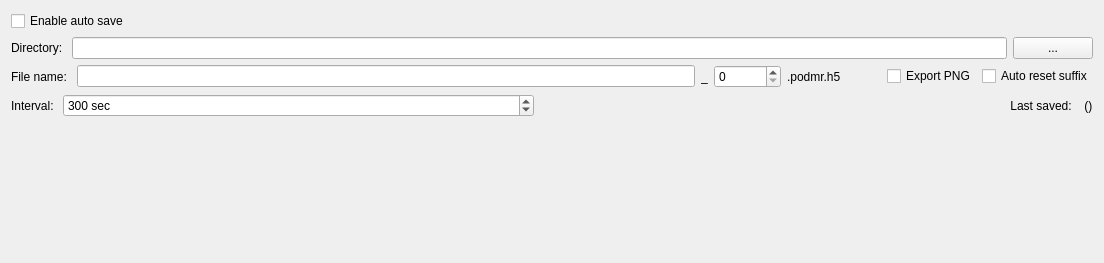
<?xml version="1.0" encoding="UTF-8"?>
<ui version="4.0">
 <class>PODMRAutoSave</class>
 <widget class="QWidget" name="PODMRAutoSave">
  <property name="geometry">
   <rect>
    <x>0</x>
    <y>0</y>
    <width>1104</width>
    <height>263</height>
   </rect>
  </property>
  <property name="windowTitle">
   <string>Form</string>
  </property>
  <layout class="QVBoxLayout" name="verticalLayout">
   <item>
    <widget class="QCheckBox" name="enableBox">
     <property name="text">
      <string>Enable auto save</string>
     </property>
    </widget>
   </item>
   <item>
    <layout class="QHBoxLayout" name="horizontalLayout_4">
     <item>
      <widget class="QLabel" name="label_4">
       <property name="text">
        <string>Directory: </string>
       </property>
      </widget>
     </item>
     <item>
      <widget class="QLineEdit" name="dirEdit"/>
     </item>
     <item>
      <widget class="QPushButton" name="browseButton">
       <property name="text">
        <string>...</string>
       </property>
      </widget>
     </item>
    </layout>
   </item>
   <item>
    <layout class="QHBoxLayout" name="horizontalLayout_5">
     <item>
      <widget class="QLabel" name="label_10">
       <property name="text">
        <string>File name: </string>
       </property>
      </widget>
     </item>
     <item>
      <widget class="QLineEdit" name="fnEdit"/>
     </item>
     <item>
      <widget class="QLabel" name="label_11">
       <property name="text">
        <string>_</string>
       </property>
      </widget>
     </item>
     <item>
      <widget class="QSpinBox" name="suffixBox">
       <property name="maximum">
        <number>999999999</number>
       </property>
      </widget>
     </item>
     <item>
      <widget class="QLabel" name="extLabel">
       <property name="text">
        <string>.podmr.h5</string>
       </property>
      </widget>
     </item>
     <item>
      <spacer name="horizontalSpacer_5">
       <property name="orientation">
        <enum>Qt::Horizontal</enum>
       </property>
       <property name="sizeType">
        <enum>QSizePolicy::Minimum</enum>
       </property>
       <property name="sizeHint" stdset="0">
        <size>
         <width>40</width>
         <height>20</height>
        </size>
       </property>
      </spacer>
     </item>
     <item>
      <widget class="QCheckBox" name="exportPngBox">
       <property name="text">
        <string>Export PNG</string>
       </property>
      </widget>
     </item>
     <item>
      <widget class="QCheckBox" name="resetBox">
       <property name="text">
        <string>Auto reset suffix</string>
       </property>
      </widget>
     </item>
    </layout>
   </item>
   <item>
    <layout class="QHBoxLayout" name="horizontalLayout_6">
     <item>
      <widget class="QLabel" name="label_13">
       <property name="text">
        <string>Interval: </string>
       </property>
      </widget>
     </item>
     <item>
      <widget class="QSpinBox" name="intervalBox">
       <property name="sizePolicy">
        <sizepolicy hsizetype="MinimumExpanding" vsizetype="Fixed">
         <horstretch>0</horstretch>
         <verstretch>0</verstretch>
        </sizepolicy>
       </property>
       <property name="suffix">
        <string> sec</string>
       </property>
       <property name="minimum">
        <number>1</number>
       </property>
       <property name="maximum">
        <number>999999999</number>
       </property>
       <property name="value">
        <number>300</number>
       </property>
      </widget>
     </item>
     <item>
      <spacer name="horizontalSpacer_4">
       <property name="orientation">
        <enum>Qt::Horizontal</enum>
       </property>
       <property name="sizeHint" stdset="0">
        <size>
         <width>40</width>
         <height>20</height>
        </size>
       </property>
      </spacer>
     </item>
     <item>
      <widget class="QLabel" name="lastLabel">
       <property name="text">
        <string>Last saved: </string>
       </property>
       <property name="alignment">
        <set>Qt::AlignRight|Qt::AlignTrailing|Qt::AlignVCenter</set>
       </property>
      </widget>
     </item>
     <item>
      <widget class="QLabel" name="agoLabel">
       <property name="text">
        <string> ()</string>
       </property>
      </widget>
     </item>
    </layout>
   </item>
   <item>
    <spacer name="verticalSpacer">
     <property name="orientation">
      <enum>Qt::Vertical</enum>
     </property>
     <property name="sizeHint" stdset="0">
      <size>
       <width>20</width>
       <height>40</height>
      </size>
     </property>
    </spacer>
   </item>
  </layout>
 </widget>
 <tabstops>
  <tabstop>enableBox</tabstop>
  <tabstop>dirEdit</tabstop>
  <tabstop>browseButton</tabstop>
  <tabstop>fnEdit</tabstop>
  <tabstop>suffixBox</tabstop>
  <tabstop>exportPngBox</tabstop>
  <tabstop>resetBox</tabstop>
  <tabstop>intervalBox</tabstop>
 </tabstops>
 <resources/>
 <connections/>
</ui>
